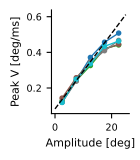

Generate this figure with Python:
"""
Reproduction script for Figure 2e: Relationship between saccade amplitude and peak angular speed.

This script loads the exported pickle bundle and recreates the linear fit plot.
"""

import pickle
import numpy as np
import matplotlib.pyplot as plt
import matplotlib.lines as mlines
from matplotlib import rcParams
from pathlib import Path

rcParams['pdf.fonttype'] = 42
rcParams['ps.fonttype'] = 42


def main():
    """Main function to reproduce Figure 2e."""
    script_dir = Path(__file__).parent
    pickle_file = script_dir / "amplitude_velocity_linear_fit_bundle.pkl"
    output_path = script_dir / "figure_2e.pdf"
    
    try:
        with open(pickle_file, "rb") as f:
            bundle = pickle.load(f)
        print(f"Loaded bundle with linear fit data")
    except FileNotFoundError:
        print(f"Error: Data file not found at {pickle_file}")
        print("Please place the 'amplitude_velocity_linear_fit_bundle.pkl' file in this directory")
        return
    except Exception as e:
        print(f"Error loading data: {e}")
        return
    
    # Get parameters from bundle
    params = bundle.get('params', {})
    per_animal_stats = bundle.get('per_animal_stats', {})
    global_fit = bundle.get('global_fit', {})
    edges = bundle.get('edges', np.array([]))
    
    # Create figure
    figsize = params.get('figsize', (1.5, 1.7))
    dpi = params.get('dpi', 300)
    lw = params.get('lw', 1.5)
    
    fig, ax = plt.subplots(figsize=figsize, dpi=dpi)
    
    # Color cycle for animals
    colors = plt.cm.tab10(np.linspace(0, 1, len(per_animal_stats)))
    
    handles_anim = []
    labels_anim = []
    
    # Plot data for each animal
    for i, (animal, stats_df) in enumerate(per_animal_stats.items()):
        if stats_df is None or stats_df.empty:
            continue
        
        # Calculate bin centers
        amp_centers = (stats_df['amp_lo'].values + stats_df['amp_hi'].values) / 2
        mean_peak_v = stats_df['mean_peak_v'].values
        
        color = colors[i]
        line, = ax.plot(amp_centers, mean_peak_v, 'o-', color=color, markersize=3, linewidth=lw, label=animal)
        handles_anim.append(line)
        labels_anim.append(animal)
    
    # Plot global linear fit
    if global_fit:
        slope = global_fit.get('slope', 0)
        intercept = global_fit.get('intercept', 0)
        
        # Get x range from data
        all_amps = []
        for stats_df in per_animal_stats.values():
            if stats_df is not None and not stats_df.empty:
                all_amps.extend(stats_df['amp_lo'].values)
                all_amps.extend(stats_df['amp_hi'].values)
        
        if all_amps:
            x_fit = np.linspace(min(all_amps), max(all_amps), 100)
            y_fit = slope * x_fit + intercept
            ax.plot(x_fit, y_fit, '--', color='k', linewidth=lw, label='Linear fit')
    
    ax.set_xlabel('Amplitude [deg]', fontsize=8)
    ax.set_ylabel('Peak V [deg/ms]', fontsize=8)
    ax.tick_params(labelsize=7)
    ax.spines['top'].set_visible(False)
    ax.spines['right'].set_visible(False)
    
    plt.tight_layout()
    plt.savefig(output_path, format='pdf', bbox_inches='tight', dpi=dpi)
    plt.close(fig)
    
    print(f"Figure 2e saved to {output_path}")


if __name__ == "__main__":
    main()
